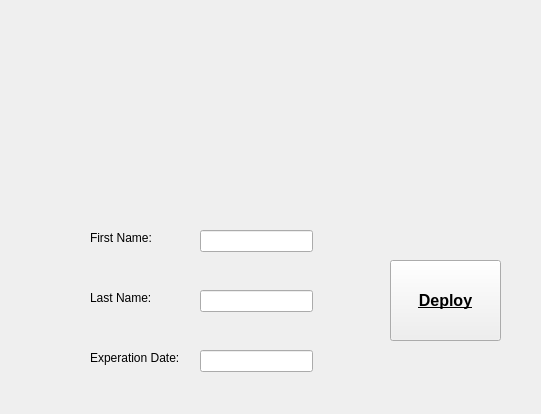
<?xml version="1.0" encoding="UTF-8"?>
<ui version="4.0">
 <class>AddDriverLicense</class>
 <widget class="QWidget" name="AddDriverLicense">
  <property name="geometry">
   <rect>
    <x>0</x>
    <y>0</y>
    <width>541</width>
    <height>414</height>
   </rect>
  </property>
  <property name="windowTitle">
   <string>Add License</string>
  </property>
  <widget class="QLabel" name="License_Pic">
   <property name="geometry">
    <rect>
     <x>-370</x>
     <y>0</y>
     <width>1281</width>
     <height>211</height>
    </rect>
   </property>
   <property name="styleSheet">
    <string notr="true">image: url(:/LBF/BACKFRONT_LICENSE.jpg);</string>
   </property>
   <property name="text">
    <string/>
   </property>
  </widget>
  <widget class="QLineEdit" name="fNameInput">
   <property name="geometry">
    <rect>
     <x>200</x>
     <y>230</y>
     <width>113</width>
     <height>22</height>
    </rect>
   </property>
  </widget>
  <widget class="QLineEdit" name="LNameInput">
   <property name="geometry">
    <rect>
     <x>200</x>
     <y>290</y>
     <width>113</width>
     <height>22</height>
    </rect>
   </property>
  </widget>
  <widget class="QLineEdit" name="exprInput">
   <property name="geometry">
    <rect>
     <x>200</x>
     <y>350</y>
     <width>113</width>
     <height>22</height>
    </rect>
   </property>
  </widget>
  <widget class="QLabel" name="FirstName">
   <property name="geometry">
    <rect>
     <x>90</x>
     <y>230</y>
     <width>101</width>
     <height>16</height>
    </rect>
   </property>
   <property name="text">
    <string>First Name:</string>
   </property>
  </widget>
  <widget class="QLabel" name="LastName">
   <property name="geometry">
    <rect>
     <x>90</x>
     <y>290</y>
     <width>101</width>
     <height>16</height>
    </rect>
   </property>
   <property name="text">
    <string>Last Name:</string>
   </property>
  </widget>
  <widget class="QLabel" name="ExprDate">
   <property name="geometry">
    <rect>
     <x>90</x>
     <y>350</y>
     <width>101</width>
     <height>16</height>
    </rect>
   </property>
   <property name="text">
    <string>Experation Date:</string>
   </property>
  </widget>
  <widget class="QPushButton" name="DeployBttn">
   <property name="geometry">
    <rect>
     <x>390</x>
     <y>260</y>
     <width>111</width>
     <height>81</height>
    </rect>
   </property>
   <property name="font">
    <font>
     <pointsize>12</pointsize>
     <weight>75</weight>
     <italic>false</italic>
     <bold>true</bold>
     <underline>true</underline>
    </font>
   </property>
   <property name="cursor">
    <cursorShape>PointingHandCursor</cursorShape>
   </property>
   <property name="text">
    <string>Deploy</string>
   </property>
  </widget>
 </widget>
 <resources>
  <include location="LicenseBF.qrc"/>
 </resources>
 <connections/>
</ui>
